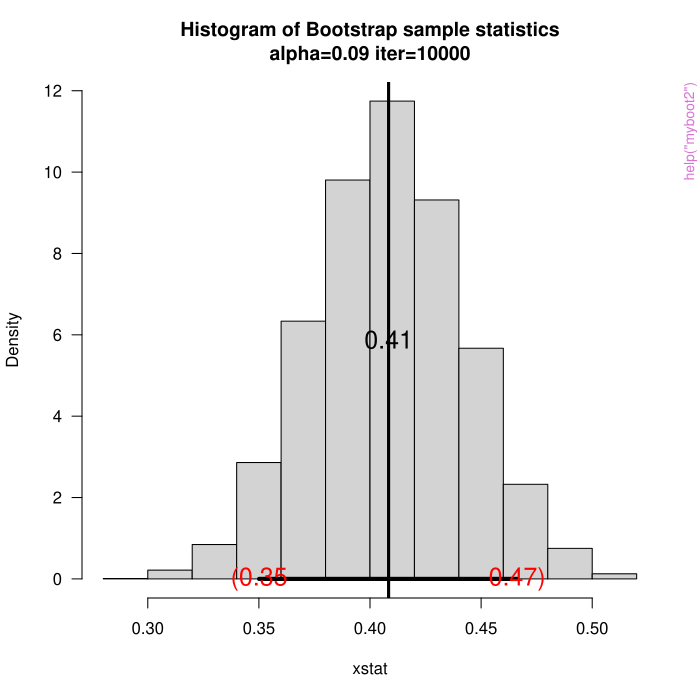

Source code (R):
pkgname <- "MATH4753PK1"
source(file.path(R.home("share"), "R", "examples-header.R"))
options(warn = 1)
options(pager = "console")
base::assign(".ExTimings", "MATH4753PK1-Ex.timings", pos = 'CheckExEnv')
base::cat("name\tuser\tsystem\telapsed\n", file=base::get(".ExTimings", pos = 'CheckExEnv'))
base::assign(".format_ptime",
function(x) {
  if(!is.na(x[4L])) x[1L] <- x[1L] + x[4L]
  if(!is.na(x[5L])) x[2L] <- x[2L] + x[5L]
  options(OutDec = '.')
  format(x[1L:3L], digits = 7L)
},
pos = 'CheckExEnv')

### * </HEADER>
library('MATH4753PK1')

base::assign(".oldSearch", base::search(), pos = 'CheckExEnv')
base::assign(".old_wd", base::getwd(), pos = 'CheckExEnv')
cleanEx()
nameEx("myboot2")
### * myboot2

flush(stderr()); flush(stdout())

base::assign(".ptime", proc.time(), pos = "CheckExEnv")
### Name: myboot2
### Title: Bootstrap Function for Calculating Intervals
### Aliases: myboot2

### ** Examples

set.seed(10); sam=rbeta(20,shape1=3,shape2=4)
myboot2(x=sam,alpha=.09,iter=10000)



base::assign(".dptime", (proc.time() - get(".ptime", pos = "CheckExEnv")), pos = "CheckExEnv")
base::cat("myboot2", base::get(".format_ptime", pos = 'CheckExEnv')(get(".dptime", pos = "CheckExEnv")), "\n", file=base::get(".ExTimings", pos = 'CheckExEnv'), append=TRUE, sep="\t")
cleanEx()
nameEx("mychisim")
### * mychisim

flush(stderr()); flush(stdout())

base::assign(".ptime", proc.time(), pos = "CheckExEnv")
### Name: mychisim
### Title: mychisim
### Aliases: mychisim

### ** Examples

mychisim(10,4,10,1000)



base::assign(".dptime", (proc.time() - get(".ptime", pos = "CheckExEnv")), pos = "CheckExEnv")
base::cat("mychisim", base::get(".format_ptime", pos = 'CheckExEnv')(get(".dptime", pos = "CheckExEnv")), "\n", file=base::get(".ExTimings", pos = 'CheckExEnv'), append=TRUE, sep="\t")
cleanEx()
nameEx("myci")
### * myci

flush(stderr()); flush(stdout())

base::assign(".ptime", proc.time(), pos = "CheckExEnv")
### Name: myci
### Title: 1 Sample Confidence Interval
### Aliases: myci

### ** Examples

myci(x=rnorm(30,mean=10,sd=12),alpha = .05)



base::assign(".dptime", (proc.time() - get(".ptime", pos = "CheckExEnv")), pos = "CheckExEnv")
base::cat("myci", base::get(".format_ptime", pos = 'CheckExEnv')(get(".dptime", pos = "CheckExEnv")), "\n", file=base::get(".ExTimings", pos = 'CheckExEnv'), append=TRUE, sep="\t")
cleanEx()
nameEx("mycltp")
### * mycltp

flush(stderr()); flush(stdout())

base::assign(".ptime", proc.time(), pos = "CheckExEnv")
### Name: mycltp
### Title: CLT Poisson Distribution
### Aliases: mycltp

### ** Examples

mycltp(10,10000,20)



base::assign(".dptime", (proc.time() - get(".ptime", pos = "CheckExEnv")), pos = "CheckExEnv")
base::cat("mycltp", base::get(".format_ptime", pos = 'CheckExEnv')(get(".dptime", pos = "CheckExEnv")), "\n", file=base::get(".ExTimings", pos = 'CheckExEnv'), append=TRUE, sep="\t")
cleanEx()
nameEx("mymlbeta")
### * mymlbeta

flush(stderr()); flush(stdout())

base::assign(".ptime", proc.time(), pos = "CheckExEnv")
### Name: mymlbeta
### Title: Maximum Likelihood Estimate of a Beta Distribution
### Aliases: mymlbeta

### ** Examples

sam= rbeta(30,shape1=3,shape2=4)
mymlbeta(x=sam,alpha=seq(1,8,length=100),beta=seq(2,8,length=100),lwd=2,labcex=1)



base::assign(".dptime", (proc.time() - get(".ptime", pos = "CheckExEnv")), pos = "CheckExEnv")
base::cat("mymlbeta", base::get(".format_ptime", pos = 'CheckExEnv')(get(".dptime", pos = "CheckExEnv")), "\n", file=base::get(".ExTimings", pos = 'CheckExEnv'), append=TRUE, sep="\t")
cleanEx()
nameEx("myncurve")
### * myncurve

flush(stderr()); flush(stdout())

base::assign(".ptime", proc.time(), pos = "CheckExEnv")
### Name: myncurve
### Title: myncurve
### Aliases: myncurve

### ** Examples

myncurve(mu=2,sigma=5,a=6)




base::assign(".dptime", (proc.time() - get(".ptime", pos = "CheckExEnv")), pos = "CheckExEnv")
base::cat("myncurve", base::get(".format_ptime", pos = 'CheckExEnv')(get(".dptime", pos = "CheckExEnv")), "\n", file=base::get(".ExTimings", pos = 'CheckExEnv'), append=TRUE, sep="\t")
cleanEx()
nameEx("mypvalue")
### * mypvalue

flush(stderr()); flush(stdout())

base::assign(".ptime", proc.time(), pos = "CheckExEnv")
### Name: mypvalue
### Title: Plot of a one sample t-test
### Aliases: mypvalue

### ** Examples

t0 <- qt(0.05/2,df=20)
          mypvalue(t0,max,n=21,alpha=0.05)



base::assign(".dptime", (proc.time() - get(".ptime", pos = "CheckExEnv")), pos = "CheckExEnv")
base::cat("mypvalue", base::get(".format_ptime", pos = 'CheckExEnv')(get(".dptime", pos = "CheckExEnv")), "\n", file=base::get(".ExTimings", pos = 'CheckExEnv'), append=TRUE, sep="\t")
cleanEx()
nameEx("mysample")
### * mysample

flush(stderr()); flush(stdout())

base::assign(".ptime", proc.time(), pos = "CheckExEnv")
### Name: mysample
### Title: mysample
### Aliases: mysample

### ** Examples

mysample(10,1000,1)




base::assign(".dptime", (proc.time() - get(".ptime", pos = "CheckExEnv")), pos = "CheckExEnv")
base::cat("mysample", base::get(".format_ptime", pos = 'CheckExEnv')(get(".dptime", pos = "CheckExEnv")), "\n", file=base::get(".ExTimings", pos = 'CheckExEnv'), append=TRUE, sep="\t")
cleanEx()
nameEx("reparwbl")
### * reparwbl

flush(stderr()); flush(stdout())

base::assign(".ptime", proc.time(), pos = "CheckExEnv")
### Name: reparwbl
### Title: reparamWeibull
### Aliases: reparwbl

### ** Examples

reparwbl(2,5) # 2 is the shape, 5 is the scale, use the ar and br values generated from this function for pweibull



base::assign(".dptime", (proc.time() - get(".ptime", pos = "CheckExEnv")), pos = "CheckExEnv")
base::cat("reparwbl", base::get(".format_ptime", pos = 'CheckExEnv')(get(".dptime", pos = "CheckExEnv")), "\n", file=base::get(".ExTimings", pos = 'CheckExEnv'), append=TRUE, sep="\t")
### * <FOOTER>
###
cleanEx()
options(digits = 7L)
base::cat("Time elapsed: ", proc.time() - base::get("ptime", pos = 'CheckExEnv'),"\n")
grDevices::dev.off()
###
### Local variables: ***
### mode: outline-minor ***
### outline-regexp: "\\(> \\)?### [*]+" ***
### End: ***
quit('no')
